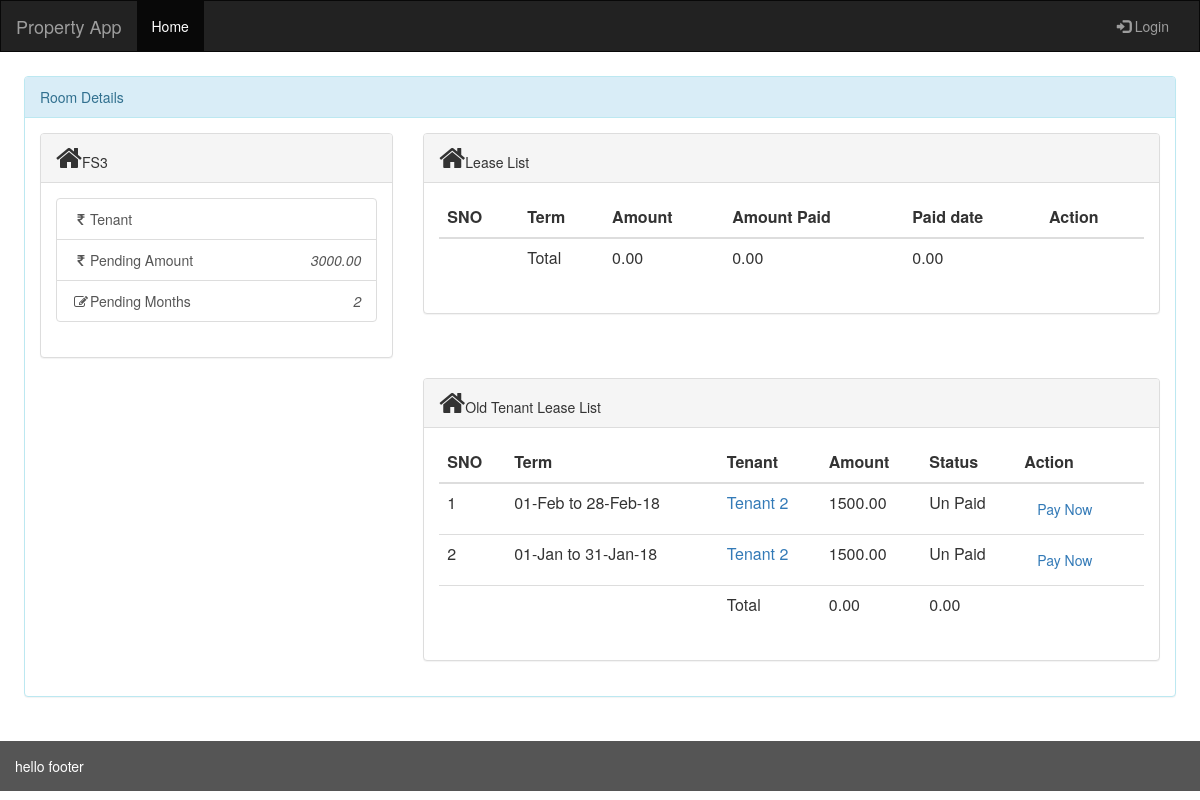
Before: /rent/room_details/3 with the older database file.
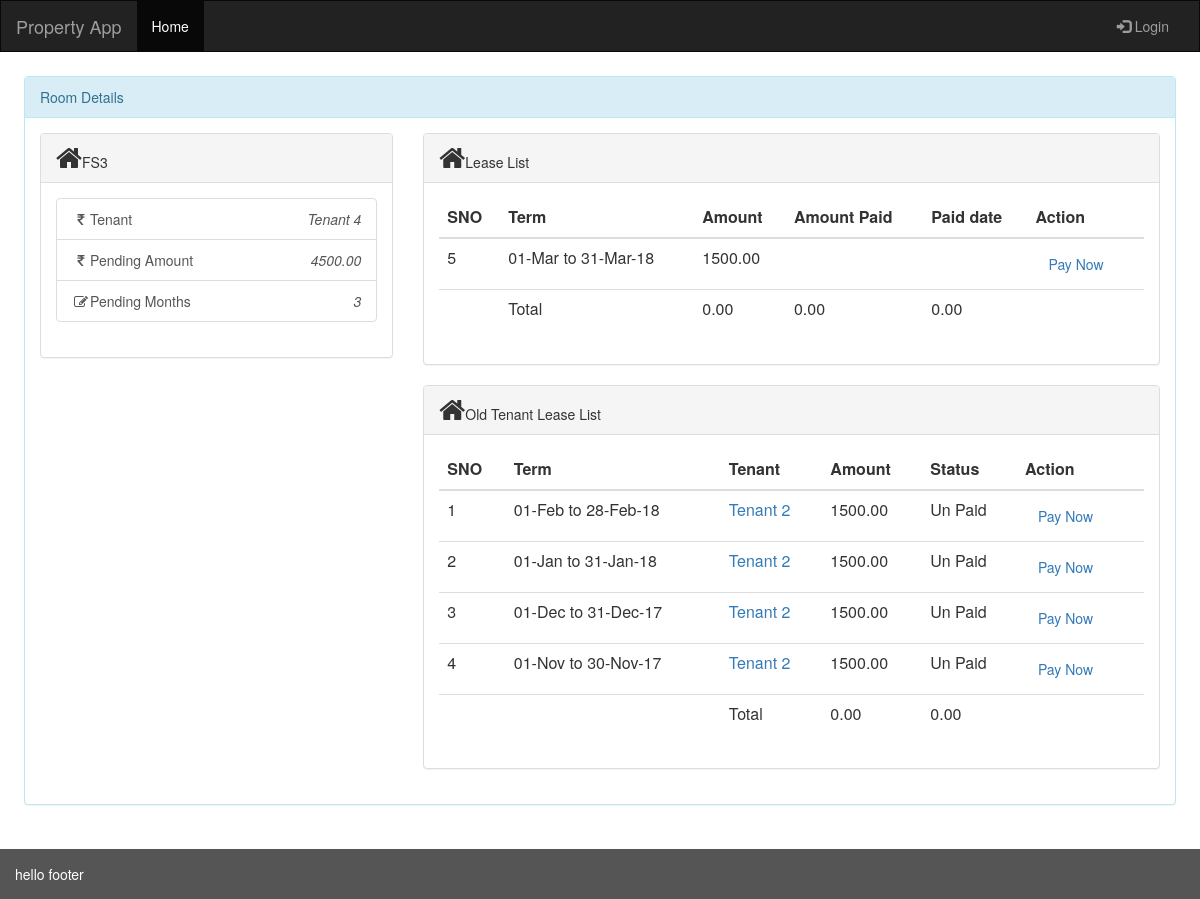
After: the same page with the newer database file.
### rent/models.py (models this page shows, shortened)
class Room(models.Model):
    room_id = models.AutoField(primary_key=True)
    room_property = models.ForeignKey(Property, on_delete=models.CASCADE)
    room_meter = models.ForeignKey(Electricitymeter, on_delete=models.CASCADE, null=True, blank=True)
    room_name = models.CharField(max_length=50)
    room_rent = models.DecimalField(max_digits=8,decimal_places=2)
    room_description = models.CharField(max_length=250)
    timestamp = models.DateTimeField(auto_now=True)

class Leasedetails(models.Model):
    lease_id = models.AutoField(primary_key=True)
    lease_start_date = models.DateField()
    lease_end_date = models.DateField()
    lease_amount = models.DecimalField(max_digits=8,decimal_places=2)
    lease_tenant = models.ForeignKey(Tenant, on_delete=models.CASCADE)
    lease_room = models.ForeignKey(Room, on_delete=models.CASCADE)
    lease_transaction = models.ForeignKey(Transaction, on_delete=models.CASCADE, null=True, blank=True)
    timestamp = models.DateTimeField(auto_now=True)

class Tenant(models.Model):
    tenant_id =  models.AutoField(primary_key=True)
    tenant_name =  models.CharField(max_length=250)
    tenant_company =  models.CharField(max_length=250)
    tenant_description = models.CharField(max_length=500)
    tenant_joindate = models.DateField()
    tenant_contact = models.IntegerField(unique=True)
    tenant_secondry = models.IntegerField(unique=True)
    timestamp = models.DateTimeField(auto_now=True)

class Transaction(models.Model):
    transaction_id = models.AutoField(primary_key=True)
    transaction_room = models.ForeignKey(Room, on_delete=models.CASCADE)
    transaction_amount = models.DecimalField(max_digits=8,decimal_places=2)
    transaction_date = models.DateField()
    transaction_reason = models.CharField(max_length=50)
    timestamp = models.DateTimeField(auto_now=True)

### rent/views.py (the view)
# urls.py: path('room_details/<int:room_id>', views.room_details, name='room_details'),
def room_details(request, room_id):
    room = Room.objects.get(room_id=room_id)
    lease_details = Leasedetails.objects.filter(lease_room=room_id)
    if not lease_details:
        lease_details = []
    return render(request,'rent/room_details.html',{'room_details':room,'lease_details':lease_details})

### rent/templatetags/rent_extras.py (called while the page is built)
@register.filter
def get_lease_by_room(lease_details,room):
    for item in lease_details:
        if item.lease_room.room_id == room and current_month_record(item):
            return item

@register.filter
def getPendingAmountForRoom(lease_details,room_id):
    total_rent = 0
    for item in lease_details:
        if item.lease_room.room_id == room_id and not current_month_record(item):
            total_rent += item.lease_amount
    paid_amount = 0
    transaction = Transaction.objects.filter(transaction_room=room_id)
    for item in transaction:
        if item.transaction_reason == "Rent":
            paid_amount += item.transaction_amount
    balance = total_rent - paid_amount
    return balance

def current_month_record(item):
    today = datetime.date.today()
    compare = item.lease_start_date <= today and today <= item.lease_end_date
    if compare:
        return True
    else:
        return False

### rent/templates/rent/room_details.html (shortened to what the changed rows need)
{% extends 'base.html' %}
{% load rent_extras %}
{% block content %}
{% with filtervalue=lease_details|get_lease_by_room:room_details.room_id %}
<div class="panel panel-info">
    <div class="panel-body">
        <div class="row">
            <div class="col-lg-4">
                <div class="panel panel-default">
                    <div class="panel-heading"><i class="fa fa-home fa-2x"></i>{{room_details.room_name}}</div>
                    <div class="panel-body">
                        <div class="list-group">
                            {% if filtervalue.lease_tenant.tenant_id %}
                                <a href="{% url 'tenant_details' filtervalue.lease_tenant.tenant_id %}" class="list-group-item">
                            {% else %}
                                <a href="#" class="list-group-item">
                            {% endif %}
                                    <span class="pull-right"><em>{{filtervalue.lease_tenant.tenant_name|title}}</em></span>
                            </a>
                            <a href="#" class="list-group-item">
                                <span class="pull-right"><em>{{lease_details|getPendingAmountForRoom:room_details.room_id}}</em></span>
                            </a>
                            <a href="#" class="list-group-item">
                                <span class="pull-right"><em>{{lease_details|getPendingMonthCountForRoom:room_details.room_id}}</em></span>
                            </a>
                        </div>
                    </div>
                </div>
            </div>
            <div class="col-lg-8">
                <div class="panel panel-default">
                    <div class="panel-body">
                       <table class="table">
                            <thead>
                                <tr>
                                    <th>SNO</th>
                                    <th>Term</th>
                                    <th>Amount</th>
                                    <th>Amount Paid</th>
                                    <th>Paid date</th>
                                    <th>Action</th>
                                </tr>
                            </thead>
                            <tbody>
                                {% for item in lease_details|dictsort:"lease_start_date" %}
                                {% if filtervalue.lease_tenant == item.lease_tenant %}
                                <tr>
                                    <td>{{forloop.counter}}</td>
                                    <td>{{item.lease_start_date|date:"d-M"}} to {{item.lease_end_date|date:"d-M-y"}}</td>
                                    <td>{{item.lease_amount}}</td>
                                    <td>{{item.lease_transaction.transaction_amount}}</td>
                                    <td>{{item.lease_transaction.transaction_date}}</td>
                                    <td><a class="btn" href="{% url 'transactions_create' item.lease_id %}">Pay Now</a></td>
                                </tr>
                                {% endif %}
                                {% endfor %}
                            </tbody>
                        </table>
                    </div>
                </div>
            </div>
            </div>
            <div class="row">
            <div class="col-lg-8">
                <div class="panel panel-default">
                    <div class="panel-body">
                        <div class="list-group">
                                <table class="table">
                                    <thead>
                                        <tr>
                                            <th>SNO</th>
                                            <th>Term</th>
                                            <th>Tenant</th>
                                            <th>Amount</th>
                                            <th>Status</th>
                                            <th>Action</th>
                                        </tr>
                                    </thead>
                                    <tbody>
                                        {% for item in lease_details %}
                                        {% if filtervalue.lease_tenant != item.lease_tenant and not item.lease_transaction %}
                                        <tr>
                                            <td>{{forloop.counter}}</td>
                                            <td>{{item.lease_start_date|date:"d-M"}} to {{item.lease_end_date|date:"d-M-y"}}</td>
                                            <td><a href="{% url 'tenant_details' item.lease_tenant.tenant_id %}">{{item.lease_tenant.tenant_name}}</a></td>
                                            <td>{{item.lease_amount}}</td>
                                            <td>{{item.lease_transaction.transaction_amount|yesno:"Paid,Un Paid,maybe"}}</td>
                                            <td><a class="btn" href="{% url 'transactions_create' item.lease_id %}">Pay Now</a></td>
                                        </tr>
                                        {% endif %}
                                        {% endfor %}
                                    </tbody>
                                </table>
                        </div>
                    </div>
                </div>
            </div>
        </div>
    </div>
</div>
{% endwith %}
{% endblock %}

Changed rows visible on the page:
computed for Room "FS3": room_id.transaction_amount "3000.00" → "4500.00"; room_id.transaction_reason "2" → "3"
added Leasedetails: lease_tenant.tenant_name "Tenant 4", lease_start_date "01-Mar", lease_end_date "31-Mar-18", lease_amount "1500.00"
added Leasedetails: lease_start_date "01-Dec", lease_end_date "31-Dec-17", lease_tenant.tenant_name "Tenant 2", lease_amount "1500.00", lease_transaction.transaction_amount "Un Paid"
added Leasedetails: lease_start_date "01-Nov", lease_end_date "30-Nov-17", lease_tenant.tenant_name "Tenant 2", lease_amount "1500.00", lease_transaction.transaction_amount "Un Paid"
